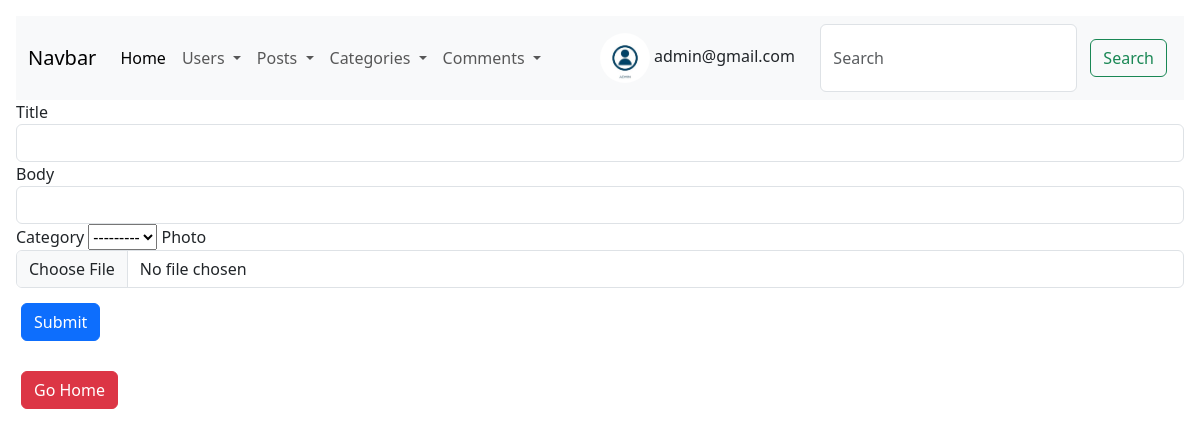
Page /posts/postsCreate (signed in) on the committed database.
### Users/models.py (models this page shows, shortened)
class User(AbstractUser):
    username = None
    name = models.CharField(max_length=50, blank=True, null=True)
    email = models.EmailField(unique=True)
    avatar = models.ImageField(upload_to='avatars', blank=True, null=True)
    objects = UserManager()
    USERNAME_FIELD = "email"
    REQUIRED_FIELDS = []

### Posts/views.py (the view, shortened to what this page needs)
# urls.py: path('postsCreate', PostsCreate.as_view(), name='posts_create_url'),
class PostsCreate(LoginRequiredMixin, View):
    def get(self, request):
        postForm = PostForm()
        return render(request, 'postsCreate.html', {'form': postForm})

### Posts/forms.py
class PostForm(forms.ModelForm):
    class Meta():
        model = Post
        fields = ['title', 'body', 'category', 'photo']
        widgets = {
            'title': forms.TextInput(attrs={'class': 'form-control'}),
            'body': forms.TextInput(attrs={'class': 'form-control'}),
            'photo': forms.FileInput(attrs={'class': 'form-control'}),
        }

### Categories/models.py (called while the page is built)
    def __str__(self):
        return f'{self.title}'

### Posts/templates/postsCreate.html (shortened to what this page needs)
{% extends 'base.html' %}
{% block content %}
    <form method="post" action="postsCreate" enctype="multipart/form-data">
      {% for field in form %}
        {% if field.label != 'User' %}
          {{ field.label }}
          {{ field }}
        {% endif %}
      {% endfor %}
      <button type="submit" class="btn btn-primary">Submit</button>
    </form>
    <a href="{% url 'users_home_url' %}"><button class="btn btn-danger mt-10">Go Home</button></a>
{% endblock %}

### templates/base.html (shortened to what this page needs)
<!doctype html>
<html lang="en">
  <head>
    <link href="https://cdn.jsdelivr.net/npm/bootstrap@5.3.2/dist/css/bootstrap.min.css" rel="stylesheet">
    <link href="https://getbootstrap.com/docs/5.3/assets/css/docs.css" rel="stylesheet">
  </head>
  <body class="p-3 m-0 border-0 bd-example m-0 border-0">
    <nav class="navbar navbar-expand-lg bg-body-tertiary">
        <div class="container-fluid">
          <a class="navbar-brand" href="{% url 'posts_home_url' %}">Navbar</a>
          <div class="collapse navbar-collapse" id="navbarSupportedContent">
            <ul class="navbar-nav me-auto mb-2 mb-lg-0">
              <li class="nav-item">
                <a class="nav-link active" aria-current="page" href="{% url 'posts_home_url' %}">Home</a>
              </li>
              <li class="nav-item dropdown">
                <a class="nav-link dropdown-toggle" href="#" role="button" data-bs-toggle="dropdown" aria-expanded="false">
                  Users
                </a>
              </li>
              <li class="nav-item dropdown">
                <a class="nav-link dropdown-toggle" href="#" role="button" data-bs-toggle="dropdown" aria-expanded="false">
                  Posts
                </a>
              </li>
              <li class="nav-item dropdown">
                <a class="nav-link dropdown-toggle" href="#" role="button" data-bs-toggle="dropdown" aria-expanded="false">
                  Categories
                </a>
              </li>
              <li class="nav-item dropdown">
                <a class="nav-link dropdown-toggle" href="#" role="button" data-bs-toggle="dropdown" aria-expanded="false">
                  Comments
                </a>
              </li>
            </ul>
            {% if user.is_authenticated %}
            <div style="margin:0 auto;">
              <img src="{{user.avatar.url}}" alt="User's avatar" style="width: 50px; border-radius: 50%;">
              {{user.email}}
            </div>
            {% endif %}
            <form class="d-flex" role="search">
              <input class="form-control me-2" type="search" placeholder="Search" aria-label="Search">
              <button class="btn btn-outline-success" type="submit">Search</button>
            </form>
          </div>
        </div>
      </nav>
      {% block content %}{% endblock %}
    </body>
    </html>

### templates/base.html (style rules this page uses)
button { margin:15px 5px; }
a { text-decoration:None; color: blue; cursor: default; }

### rows in the picture
User: avatar (picture), email "admin@gmail.com"

### other values in the picture
{{ field.label }} "Title" "Body" "Category" "Photo"
